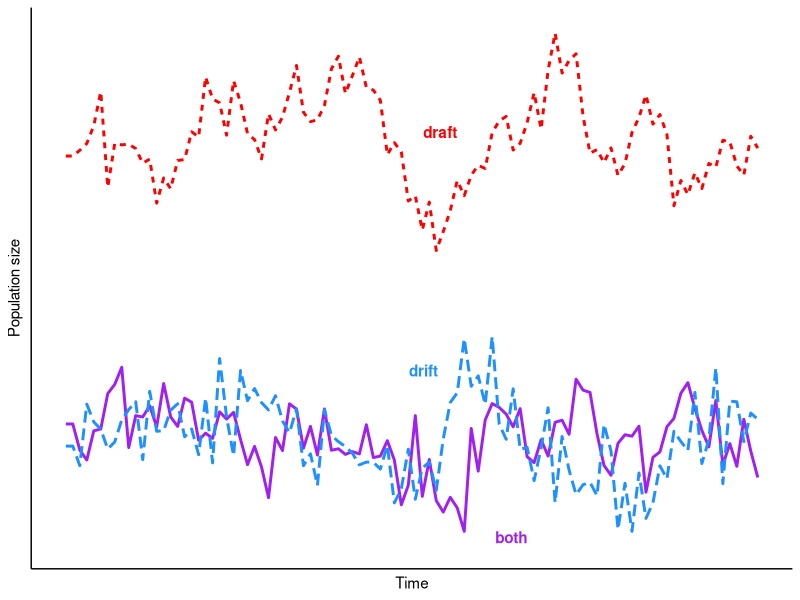
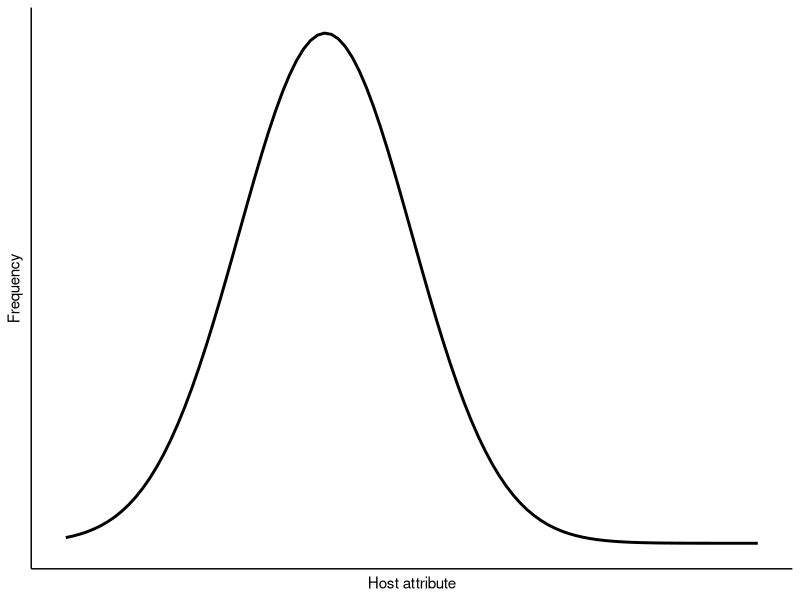
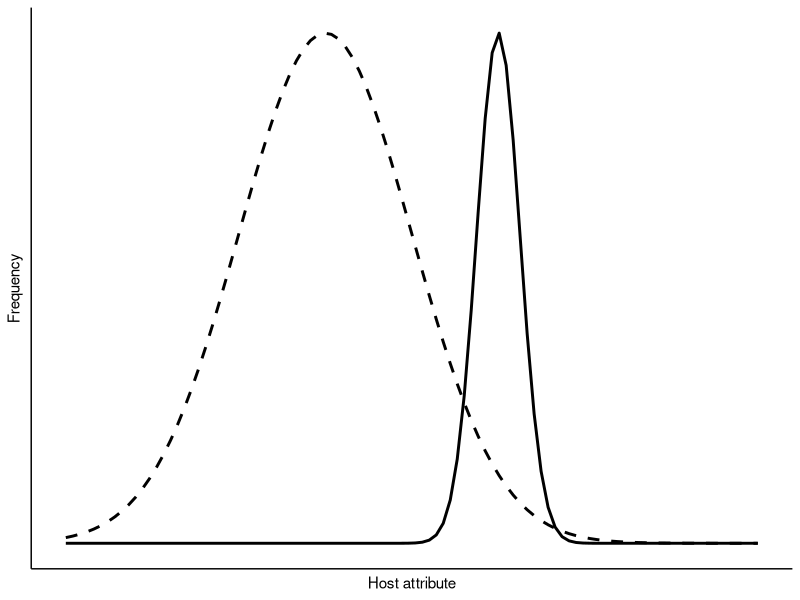
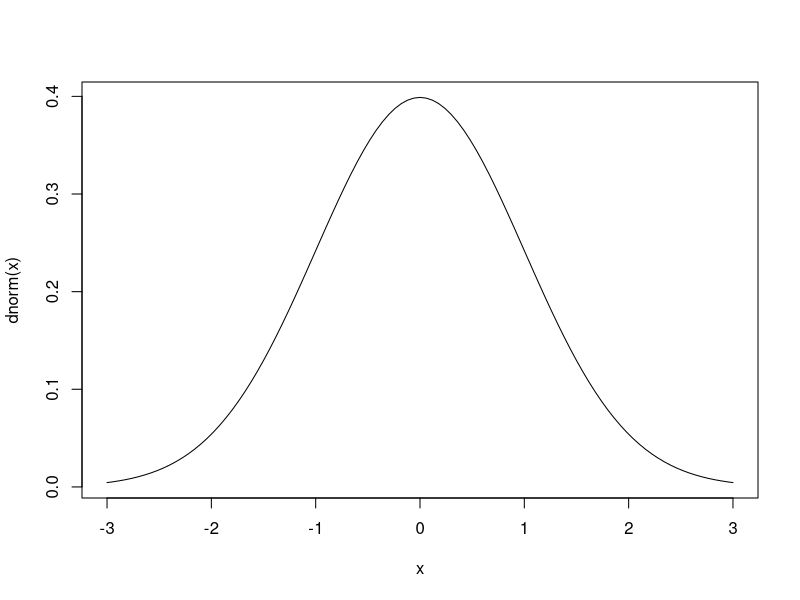

Write R code to recreate these figures, in order.
# For plots of possible scenarios of genetic drift and draft


suppressPackageStartupMessages({
    library(tidyverse)
})

ar1 <- 0.4
ar2 <- 0.4
df <- data_frame(drift = numeric(100), draft = numeric(100), both = numeric(100),
                 gen = 1:100)
set.seed(1)
for (t in 3:100){
    df$drift[t] <- ar2 * df$drift[(t-2)] + ar1 * df$drift[(t-1)] + rnorm(1)
    df$draft[t] <- ar2 * df$draft[(t-2)] + ar1 * df$draft[(t-1)] + rnorm(1)
    df$both[t] <- ar2 * df$both[(t-2)] + ar1 * df$both[(t-1)] + rnorm(1)
}

df <- df %>% 
    mutate(drift = drift + abs(min(df$drift)) + 1,
           both = both + abs(min(df$both)) + 1, 
           draft = draft + abs(min(df$draft)) + 10) %>% 
    gather(type, N, drift:both)


cols <- c('#66c2a5','#fc8d62','#8da0cb')

df %>% 
    ggplot(aes(gen, N, color = type, linetype = type)) +
    geom_line(size = 1) +
    geom_text(data = df %>% filter(gen == 55), aes(label = type),
              fontface = 'bold', vjust = 0, hjust = 1,
              nudge_y = c(2, 3, -1), nudge_x = c(-0.75, 2, 12)) +
    ylab('Population size') +
    xlab('Time') +
    theme_classic() +
    theme(axis.ticks = element_blank(), axis.text = element_blank(), 
          legend.position = 'none') +
    scale_color_manual(values = c('purple', 'red', 'dodgerblue'))



shift <- 2

df2 <- data_frame(x = seq(-3, 3 + shift, length.out = 100),
                  y = sapply(x, function(z) dnorm(z)),
                  y2 = sapply(x, function(z) dnorm(z - shift, sd = 0.25))) %>% 
    mutate(y2 = (y2 / diff(range(y2))) * (diff(range(y))))



df2 %>% 
    ggplot(aes(x, y)) +
    geom_line(size = 1) +
    theme_classic() +
    ylab('Frequency') +
    scale_x_continuous('Host attribute', limits = c(-3, 3 + shift)) +
    theme(axis.ticks = element_blank(), axis.text = element_blank())

df2 %>% 
    ggplot(aes(x, y)) +
    geom_line(size = 1, linetype = 2) +
    geom_line(aes(y = y2), size = 1) +
    theme_classic() +
    ylab('Frequency') +
    scale_x_continuous('Host attribute', limits = c(-3, 3 + shift)) +
    theme(axis.ticks = element_blank(), axis.text = element_blank())

curve(dnorm(x), -3, 3)















